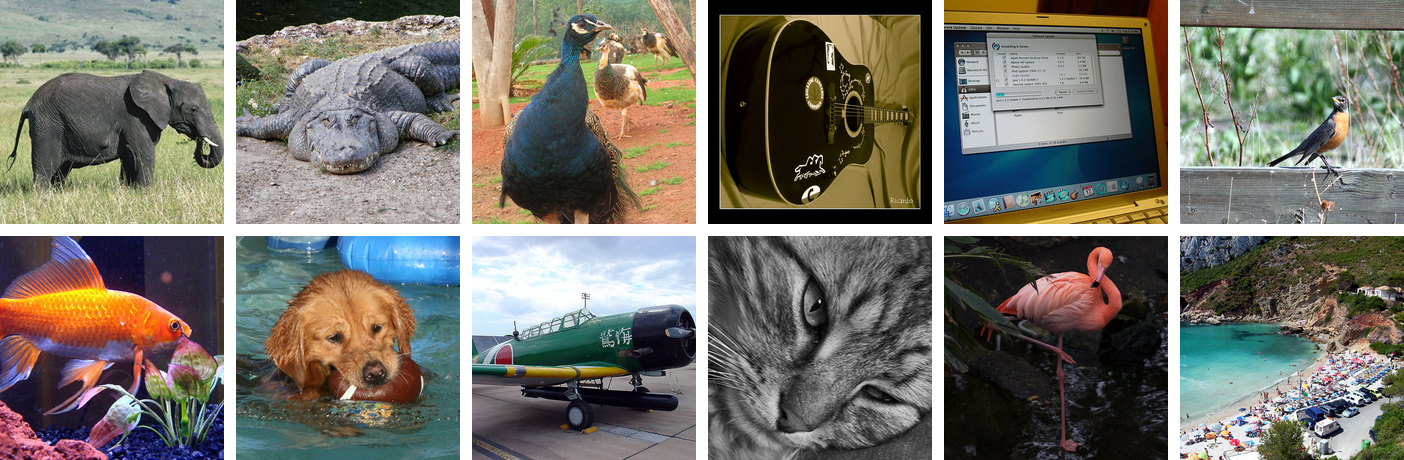

Recreate this plot in Python.
import argparse
import random
from pathlib import Path

from PIL import Image

COLS = 6
ROWS = 2
N = COLS * ROWS

CURATED_CLASSES: list[tuple[str, str]] = [
    ("n02099601", "Golden Retriever"),
    ("n02123045", "Tabby Cat"),
    ("n02504458", "African Elephant"),
    ("n01558993", "Robin"),
    ("n01806143", "Peacock"),
    ("n02007558", "Flamingo"),
    ("n01698640", "American Alligator"),
    ("n01443537", "Goldfish"),
    ("n01882714", "Koala"),
    ("n02814533", "Beach Wagon"),
    ("n04552348", "Warplane"),
    ("n03642806", "Laptop"),
    ("n07753592", "Banana"),
    ("n07873807", "Pizza"),
    ("n09428293", "Seashore"),
    ("n02676566", "Acoustic Guitar"),
    ("n04398044", "Teapot"),
    ("n02206856", "Bee"),
]


def crop_square(img: Image.Image, size: int) -> Image.Image:
    w, h = img.size
    m = min(w, h)
    left, top = (w - m) // 2, (h - m) // 2
    return img.crop((left, top, left + m, top + m)).resize((size, size), Image.LANCZOS)


def load_class_aware(folder: Path) -> list[Image.Image]:
    result: list[Image.Image] = []
    classes = random.sample(CURATED_CLASSES, min(N, len(CURATED_CLASSES)))
    for synset_id, _ in classes:
        class_dir = folder / synset_id
        if not class_dir.is_dir():
            continue
        paths = [p for p in class_dir.iterdir() if p.suffix.lower() == ".jpeg"]
        if not paths:
            continue
        p = random.choice(paths)
        try:
            result.append(Image.open(p).convert("RGB"))
        except Exception:
            pass
    if not result:
        raise FileNotFoundError(
            f"No images found for curated classes in: {folder}\n"
            "Tip: use --flat if your images are not in synset subdirectories."
        )
    return result


def load_flat(folder: Path) -> list[Image.Image]:
    paths = [p for p in folder.rglob("*") if p.suffix.lower() in ".jpeg"]
    if not paths:
        raise FileNotFoundError(f"No images found in: {folder}")
    random.shuffle(paths)
    result = []
    for p in paths[:N]:
        try:
            result.append(Image.open(p).convert("RGB"))
        except Exception:
            pass
    return result


def build_collage(
    images: list[Image.Image],
    thumb_size: int = 224,
    gap: int = 4,
) -> Image.Image:
    cols, rows = COLS, ROWS
    n = min(len(images), cols * rows)

    canvas_w = cols * thumb_size + (cols - 1) * gap
    canvas_h = rows * thumb_size + (rows - 1) * gap

    canvas = Image.new("RGB", (canvas_w, canvas_h), (255, 255, 255))

    for idx in range(n):
        row = idx // cols
        col = idx % cols
        x = col * (thumb_size + gap)
        y = row * (thumb_size + gap)
        thumb = crop_square(images[idx], thumb_size)
        canvas.paste(thumb, (x, y))

    return canvas


def main() -> None:
    parser = argparse.ArgumentParser(description="Generate a ImageNet collage")
    parser.add_argument(
        "--input_dir",
        default="data/imagenet",
        help="ImageNet val folder (synset subdirs) or flat image folder.",
    )
    parser.add_argument(
        "--output",
        default="collage_thesis.png",
        help="Output file path (default: collage_thesis.png)",
    )
    parser.add_argument(
        "--thumb_size",
        type=int,
        default=224,
        help="Tile size in pixels (default: 224 — standard ImageNet size)",
    )
    parser.add_argument(
        "--gap", type=int, default=4, help="Gap between tiles in pixels (default: 4)"
    )
    parser.add_argument(
        "--flat",
        action="store_true",
        help="Treat input_dir as a flat folder (no synset subdirs).",
    )
    parser.add_argument(
        "--seed",
        type=int,
        default=42,
        help="Random seed for reproducibility (default: 42)",
    )
    args = parser.parse_args()

    random.seed(args.seed)
    folder = Path(args.input_dir)

    print(f"[1/3] Loading images from: {folder}")
    images = load_flat(folder) if args.flat else load_class_aware(folder)
    print(f"      Loaded {len(images)} images.")

    print("[2/3] Building collage…")
    collage = build_collage(images, thumb_size=args.thumb_size, gap=args.gap)

    out = Path(args.output)
    collage.save(out, dpi=(300, 300))
    print(f"[3/3] Saved: {out}  ({collage.width}×{collage.height} px)")


if __name__ == "__main__":
    main()
